Frame 1 (no input): blank canvas, image omitted
Frame 60 (the mouse pressed at the canvas centre just before this capture): blank canvas, image omitted
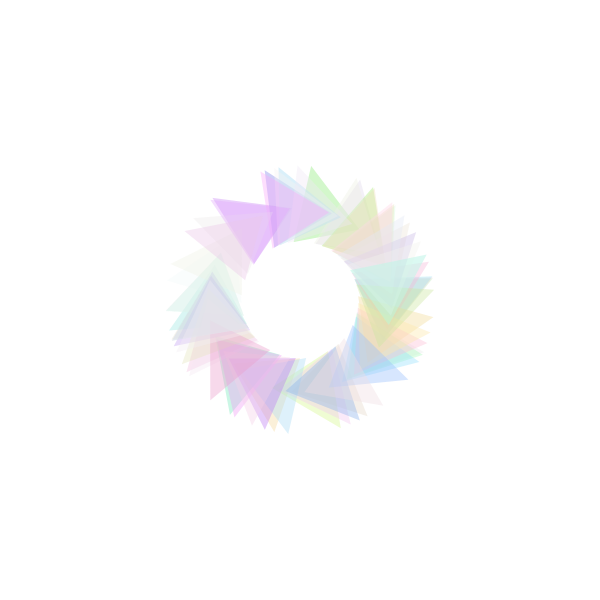
Frame 120 (the mouse held since frame 60 and released just before this capture)

The Processing sketch whose frames 1 and 60 were blank and that drew this single picture after the mouse press (run headless with seeded random() and noise(); from frame 60 on, the mouse is pressed at the canvas centre):

// Processing sketch: processing_163031
// ── processing_163031.pde

void setup()
{
  size( 600,600);
  colorMode (HSB, 360,100,100);
  background( 360);
  
}

void draw()
{
  if (mousePressed) {
  translate(mouseX,mouseY);
  rotate(random(2*PI));
  noStroke();
  fill(random(21,360), random(0,50), random (90,100), 100);
  triangle(20,90, 50,30, 100,90);
 } 
}
void keyReleased()
{
if (key=='s' || key=='S') {
background(360);
}
}

  
